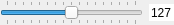
<?xml version="1.0" encoding="UTF-8"?>
<ui version="4.0">
 <class>TThreshProcessViewWidgetClass</class>
 <widget class="TProcessViewWidgetAbstract" name="TThreshProcessViewWidgetClass">
  <property name="geometry">
   <rect>
    <x>0</x>
    <y>0</y>
    <width>174</width>
    <height>25</height>
   </rect>
  </property>
  <property name="windowTitle">
   <string>TThreshProcessViewWidget</string>
  </property>
  <layout class="QHBoxLayout" name="horizontalLayout">
   <property name="leftMargin">
    <number>0</number>
   </property>
   <property name="topMargin">
    <number>0</number>
   </property>
   <property name="rightMargin">
    <number>0</number>
   </property>
   <property name="bottomMargin">
    <number>0</number>
   </property>
   <item>
    <widget class="QSlider" name="horizontalSlider">
     <property name="minimum">
      <number>-1</number>
     </property>
     <property name="maximum">
      <number>255</number>
     </property>
     <property name="value">
      <number>127</number>
     </property>
     <property name="orientation">
      <enum>Qt::Orientation::Horizontal</enum>
     </property>
     <property name="tickPosition">
      <enum>QSlider::TickPosition::TicksBothSides</enum>
     </property>
     <property name="tickInterval">
      <number>16</number>
     </property>
    </widget>
   </item>
   <item>
    <widget class="QSpinBox" name="spinBox">
     <property name="wrapping">
      <bool>true</bool>
     </property>
     <property name="frame">
      <bool>false</bool>
     </property>
     <property name="alignment">
      <set>Qt::AlignmentFlag::AlignCenter</set>
     </property>
     <property name="buttonSymbols">
      <enum>QAbstractSpinBox::ButtonSymbols::NoButtons</enum>
     </property>
     <property name="minimum">
      <number>-1</number>
     </property>
     <property name="maximum">
      <number>255</number>
     </property>
     <property name="value">
      <number>127</number>
     </property>
    </widget>
   </item>
  </layout>
 </widget>
 <layoutdefault spacing="6" margin="11"/>
 <customwidgets>
  <customwidget>
   <class>TProcessViewWidgetAbstract</class>
   <extends>QWidget</extends>
   <header>tprocessviewwidgetabstract.h</header>
   <container>1</container>
  </customwidget>
 </customwidgets>
 <resources/>
 <connections/>
</ui>
